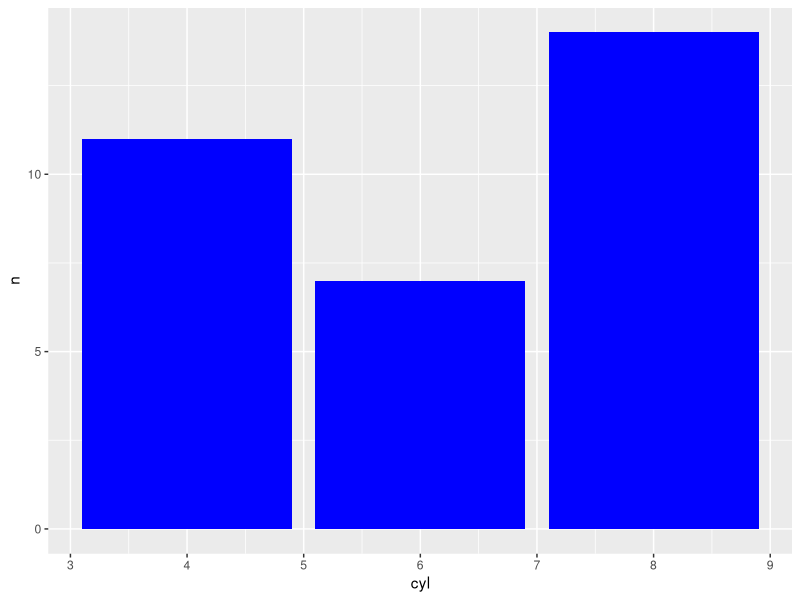

Write R code to recreate this figure.
# this is a tryout

library(tidyverse)

data(mtcars)

mtcars %>% 
  count(cyl) %>% 
  ggplot(., aes(x = cyl, y = n)) +
  geom_col(fill="blue")
